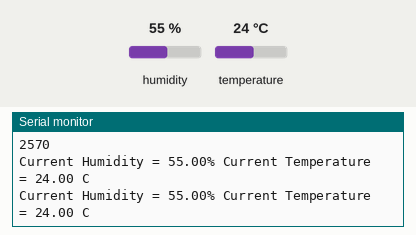
Recording of a sketch running on a simulated Arduino Uno, built with avr-gcc and run on an emulated ATmega328P. Shown: the last lines printed to the serial monitor. The test bench sets the inputs (shaded band); at power-on: humidity 55 %, temperature 24 °C.

Above: at 2.2 s.
2.3 s: humidity set to 22 %
At 4.6 s:
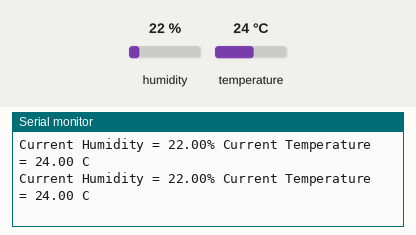
5.0 s: temperature set to 12 °C
At 5.9 s:
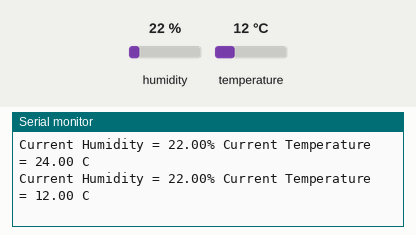
7.7 s: humidity set to 40 %
At 8.9 s:
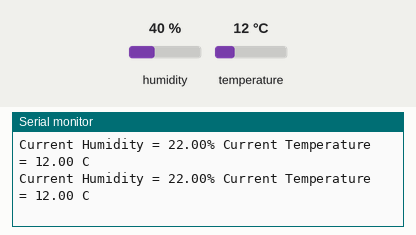
Timing chart, 0 to 10.7 s (numbered marks = the images above; inputs shaded):
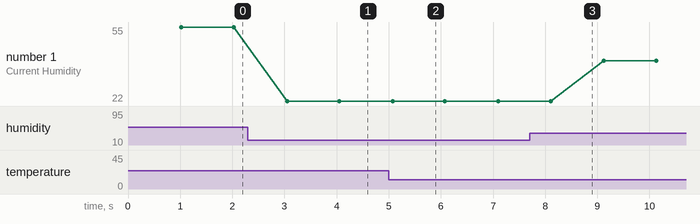

Measured:
- after the input at 2.3 s, the serial monitor: prints a new line after 0.75 s (image 1)
- after the input at 5.0 s, the serial monitor: prints a new line after 0.08 s (image 2)
- plotted number 1: 55 → 22 after the input at 2.3 s, 22 → 40 after the input at 7.7 s

The sketch:

dht_temperature.ino
```cpp
#include "DHT.h"
#define DHTTYPE DHT11


DHT dht(5,DHTTYPE);

void setup(){
  dht.begin();
  Serial.begin(115200);
  Serial.println('Humidity and Temperature\n\n');
  delay(1000);
}

void loop()
{
  float h = dht.readHumidity();
  float t = dht.readTemperature();
  Serial.print("Current Humidity = ");
  Serial.print(h);
  Serial.print("% ");
  Serial.print("Current Temperature = ");
  Serial.print(t);
  Serial.println(" C ");
  delay(1000);

}
```
